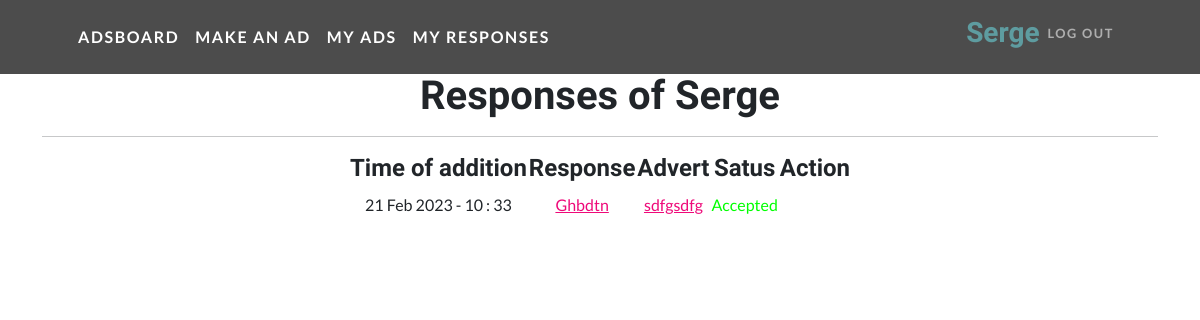
The app's page /adsboard/user_resp/ (signed in), older data.
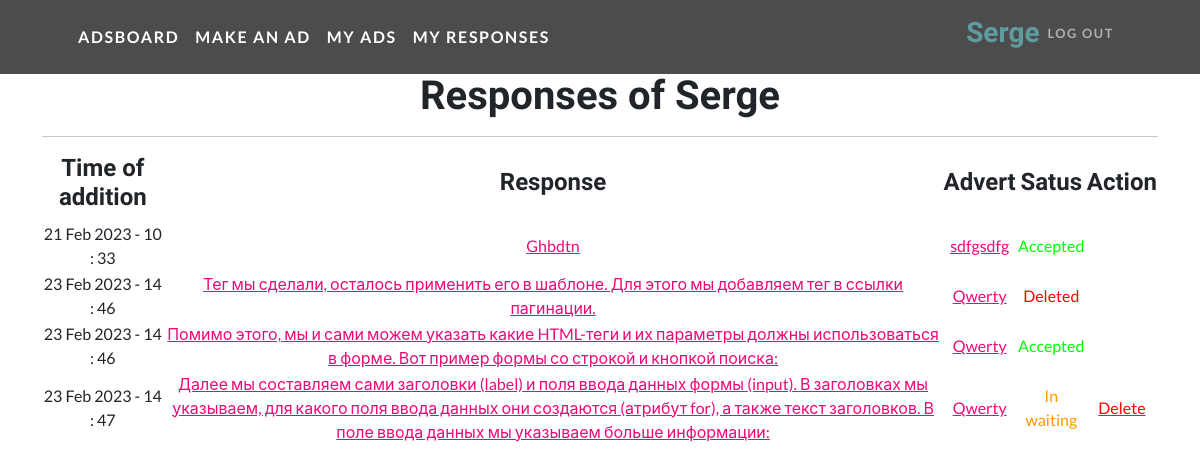
The same page, newer data.
### ads/models.py (models this page shows, shortened)
class Response(models.Model):
    buyer = models.ForeignKey(User, on_delete=models.CASCADE, verbose_name='Response author')
    advert = models.ForeignKey(Advert, on_delete=models.CASCADE, verbose_name='Advert', related_name='response')
    time_resp = models.DateTimeField(auto_now_add=True)
    text_resp = models.TextField()
    status_delete = models.BooleanField(default=False, verbose_name='Response removed')
    status_accept = models.BooleanField(default=False, verbose_name='Response accepted')
    def get_absolute_url(self):
        return reverse('resp', args=[str(self.id)])

class Advert(models.Model):
    TS = 'Tanks'
    HS = 'Healers'
    DD = 'Damage Dealers'
    TD = 'Traders'
    GM = 'Guild Masters'
    QG = 'Quest Givers'
    BS = 'Blacksmith'
    TN = 'Tanner'
    PM = 'Potion Master'
    SM = 'Spell Master'
    CATEGORY_TYPES = [
        (TS, 'Tanks'),
        (HS, 'Healers'),
        (DD, 'Damage Dealers'),
        (TD, 'Traders'),
        (GM, 'Guild Masters'),
        (QG, 'Quest Givers'),
        (BS, 'Blacksmith'),
        (TN, 'Tanner'),
        (PM, 'Potion Master'),
        (SM, 'Spell Master')
    ]
    author = models.ForeignKey(User, on_delete=models.CASCADE)
    title = models.CharField(max_length=63)
    category = models.CharField(max_length=20, choices=CATEGORY_TYPES, default=TS)
    time_add = models.DateTimeField(auto_now_add=True)
    short_resp = models.CharField(max_length=255)
    content = RichTextUploadingField(config_name='default')
    def get_absolute_url(self):
        return reverse('ad', args=[str(self.id)])

### ads/views.py (the view)
# urls.py: path('user_resp/', UserRespList.as_view(), name='user_resp'),
class UserRespList(LoginRequiredMixin, ListView):
    model = Response
    ordering = '-time_resp'
    template_name = 'user_resp.html'
    context_object_name = 'resp'
    def get_context_data(self, **kwargs):
        context = super().get_context_data(**kwargs)
        user_resp = Response.objects.filter(buyer=self.request.user)
        context['user_resp'] = user_resp
        return context

### templates/user_resp.html
{% extends 'flatpages/default.html' %}
{% load filters_stat %}
{% block content %}
<h1>Responses of {{ request.user.username }}</h1>
<hr>
{% if user_resp %}
    <table align="center">
         <tr>
             <td><h4>Time of addition   </h4></td>
             <td><h4>Response   </h4></td>
             <td><h4>Advert   </h4></td>
             <td><h4>Satus   </h4></td>
             <td><h4>Action   </h4></td>
         </tr>
         {% for r in user_resp %}
         <tr>
             <td>{{ r.time_resp|date:'d M Y - G : i' }}</td>
             <td><a href="{{r.get_absolute_url}}">{{ r.text_resp}}</a></td>
             <td><a href="{{r.advert.get_absolute_url}}">{{ r.advert.title}}</a></td>
             {% if r.status_delete %}
                <td><span style="color: #ff0000;">Deleted</span></td>
             {% else %}
                {% if r.status_accept %}
                    <td><span style="color: #00ff00;">Accepted</span></td>
                {% else %}
                    <td><span style="color: #ff9900;">In waiting</span></td>
                    <td><a href="{{r.get_absolute_url}}/delete"><span style="color: #ff0000;">Delete</span></a></td>
                {% endif %}
             {% endif %}
         <tr>
         {% endfor %}
    </table>
{% else %}
    <h2>There are no ads</h2>
{% endif %}
{% endblock content %}

Row changes from the older to the newer data that the page shows:
added Response: time_resp "23 Feb 2023 - 14 : 46", text_resp "Тег мы сделали, осталось применить его в шаблоне. Для этого мы добавляем тег в ссылки пагинации.", advert "Qwerty", status_delete "Deleted"
added Response: time_resp "23 Feb 2023 - 14 : 46", text_resp "Помимо этого, мы и сами можем указать какие HTML-теги и их параметры должны использоваться в форме. Вот пример формы со строкой и кнопкой поиска:", advert "Qwerty", status_delete "Accepted"
added Response: time_resp "23 Feb 2023 - 14 : 47", text_resp "Далее мы составляем сами заголовки (label) и поля ввода данных формы (input). В заголовках мы указываем, для какого поля ввода данных они создаются (атрибут for), а также текст заголовков. В поле ввода данных мы указываем больше информации:", advert "Qwerty"
